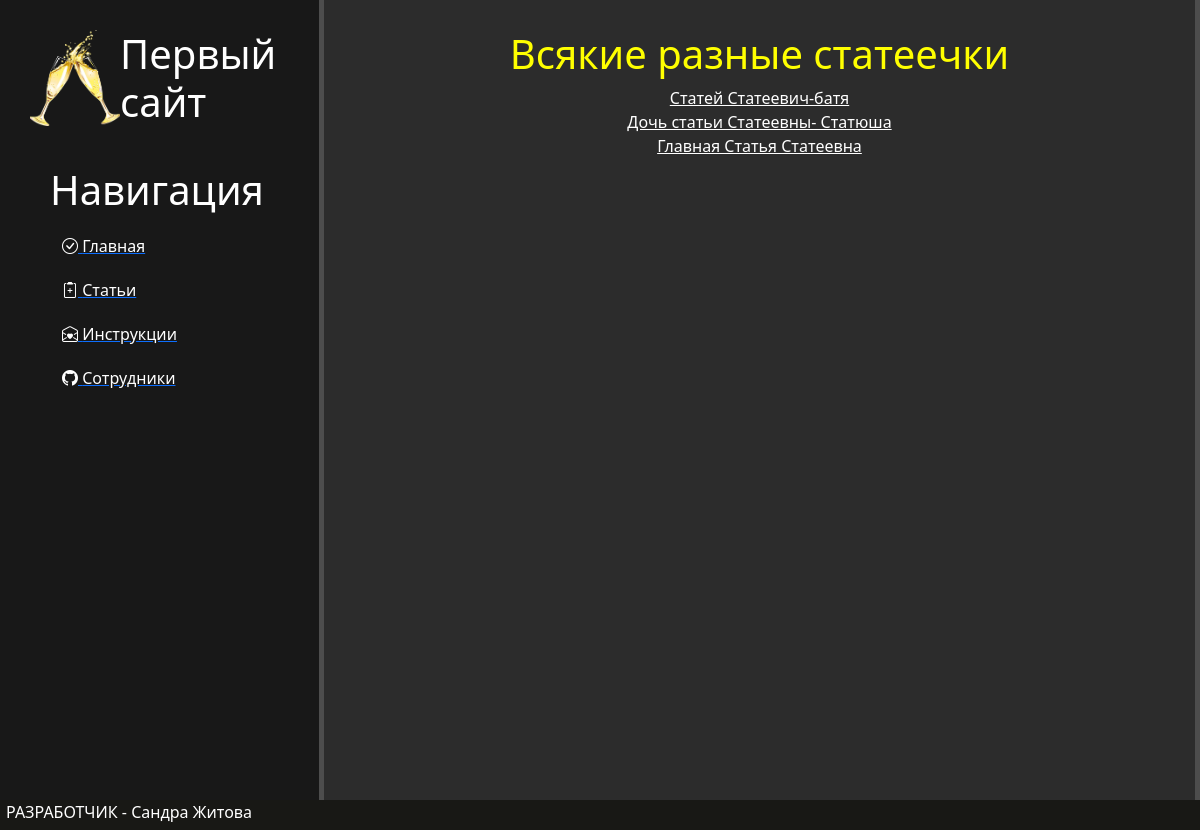
The page /articles/ on the database as committed earlier.
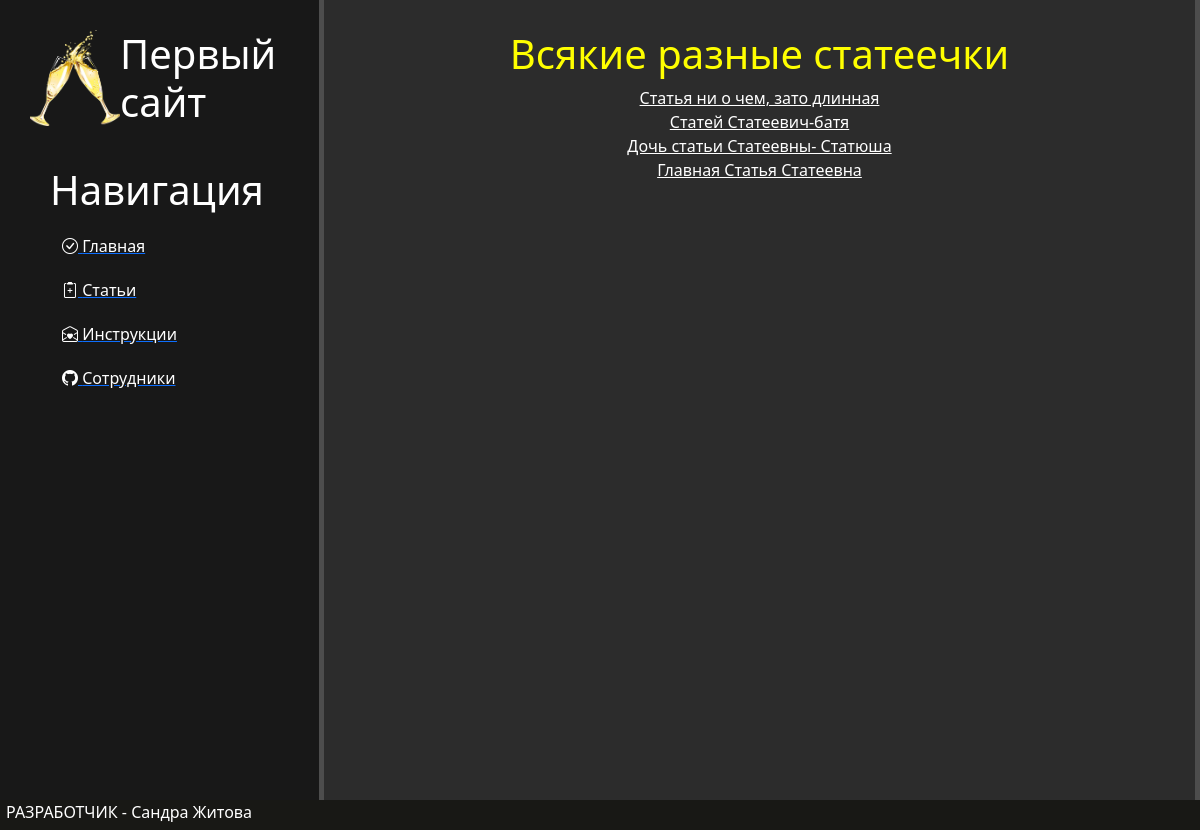
The same page on the database as committed later.
### Blog/apps/articles/models.py (models this page shows, shortened)
class Article(models.Model):
    article_title = models.CharField('Заголовок статьи', max_length=200) #как варчар то же самое
    article_text = models.TextField('Текст статьи')                         #текст
    pub_date = models.DateTimeField('Дата публикации')                      #в sql будет дата
    class Meta:
        verbose_name = 'Статья'
        verbose_name_plural = 'Статьи'

### Blog/apps/articles/views.py (the view)
# urls.py: path('', views.index, name='index'),
def index(request):
    latest_articles = Article.objects.order_by('-pub_date')[:10]
    return render(request, 'articles/list.html', {'articles': latest_articles})

### Blog/apps/articles/templates/articles/list.html (shortened to what this page needs)
{% extends 'base.html' %}
{% block content %}
    <h1>Всякие разные статеечки</h1>
    {% if articles %}
        {% for article in articles %}
            <a href = "{% url 'articles:detail' article.id %}">{{article.article_title}}</a><br>
        {% endfor %}
    {% endif %}
{% endblock %}

Rows that differ between the two databases and show on the page:
added Article: article_title "Статья ни о чем, зато длинная"
